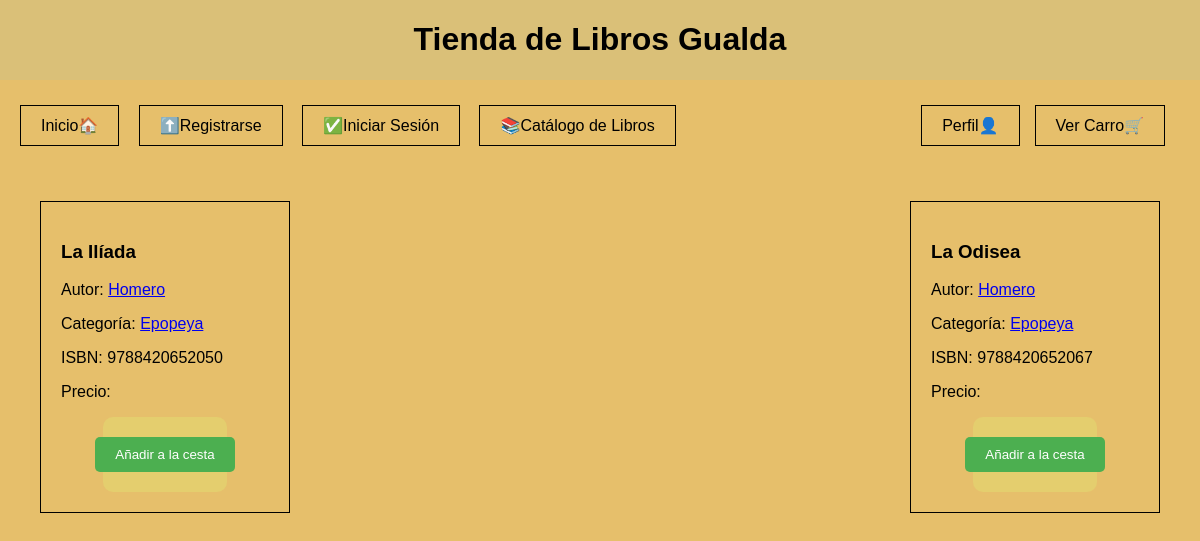
The app's page /buscar.php?query=Homero with its own data.
### tables this page shows
CREATE TABLE libros (
    isbn VARCHAR(255) PRIMARY KEY,
    titulo VARCHAR(255),
    autor VARCHAR(255),
    categoria VARCHAR(255)
);

### buscar.php (the view, shortened to what this page needs)
<!DOCTYPE html>
<html lang="es">
<head>
    <link rel="stylesheet" href="estilos.css">
</head>
<body>
    <header>
        <h1>Tienda de Libros Gualda</h1>
    </header>
    <nav>
        <a href="index.html">Inicio🏠</a>
        <a href="registro.html">⬆️Registrarse</a>
        <a href="login.html">✅Iniciar Sesión</a>
        <a href="catalogo.php">📚Catálogo de Libros</a>
        <a href="carrito.php" style="float: right;">Ver Carro🛒</a>
        <a href="perfil.php" style="float: right;">Perfil👤</a>
    </nav>
<?php
$query = $_GET['query'];
$conexion = new mysqli('localhost', 'administrador', 'qwe_123', 'tienda_libros');
$sql = "SELECT * FROM libros WHERE titulo LIKE '%$query%' OR autor LIKE '%$query%' OR categoria LIKE '%$query%'";
$resultado = $conexion->query($sql);
if ($resultado->num_rows > 0) {
    echo "<div class='catalogo'>";
    while($libro = $resultado->fetch_assoc()) {
        echo "<div class='libro'>";
        echo "<h3>" . $libro['titulo'] . "</h3>";
        echo "<p>Autor: <a href='buscar.php?query=" . urlencode($libro['autor']) . "'>" . $libro['autor'] . "</a></p>";
        echo "<p>Categoría: <a href='buscar.php?query=" . urlencode($libro['categoria']) . "'>" . $libro['categoria'] . "</a></p>";
        echo "<p>ISBN: " . $libro['isbn'] . "</p>";
        echo "<p>Precio: " . $libro['precio'] . "</p>";
        echo '<form action="añadir_a_la_cesta.php" method="post">
                <input type="hidden" name="isbn" value="' . $libro["isbn"] . '">
                <input type="submit" value="Añadir a la cesta">
              </form>';
        echo "</div>";
    }
    echo "</div>";
} else {
    echo "<p>No se encontraron libros que coincidan con tu búsqueda.</p>";
}
?>
</body>
</html>

### estilos.css (style rules this page uses)
body { font-family: Arial, sans-serif; margin: 0; padding: 0; background-color: #e6bf6b; display: flex; flex-direction: column; min-height: 100vh; background-repeat: no-repeat; background-size: cover; }
header { background-color: #dac078; color: #000000; top: 0; left: 0; width: 100%; z-index: 1; box-sizing: border-box; text-align: center; display: flex; justify-content: center; align-items: center; font-family: 'Optima', sans-serif; }
nav { position: relative; top: 5px; left: 0; width: 100%; z-index: 1; padding: 20px; box-sizing: border-box; }
nav a { margin-right: 15px; text-decoration: none; color: #000000; padding: 10px; transition: background-color 0.3s ease; border: 1px solid #000000; display: inline-block; padding: 10px 20px; }
.catalogo { display: flex; flex-wrap: wrap; justify-content: space-between; padding: 20px; }
.libro { flex-basis: calc(25% - 40px); border: 1px solid #000; padding: 20px; margin: 20px; box-sizing: border-box; transition: box-shadow 0.3s ease; }
form { display: flex; flex-direction: column; align-items: center; gap: 10px; background-color: #e4ce6e; padding: 20px; border-radius: 10px; width: 40%; margin: 0 auto; }
form input[type="submit"] { width: auto; background-color: #4CAF50; color: white; padding: 10px 20px; border: none; border-radius: 5px; cursor: pointer; }

### records on screen
libros: titulo "La Ilíada", autor "Homero", categoria "Epopeya", isbn "9788420652050"
libros: titulo "La Odisea", autor "Homero", categoria "Epopeya", isbn "9788420652067"
